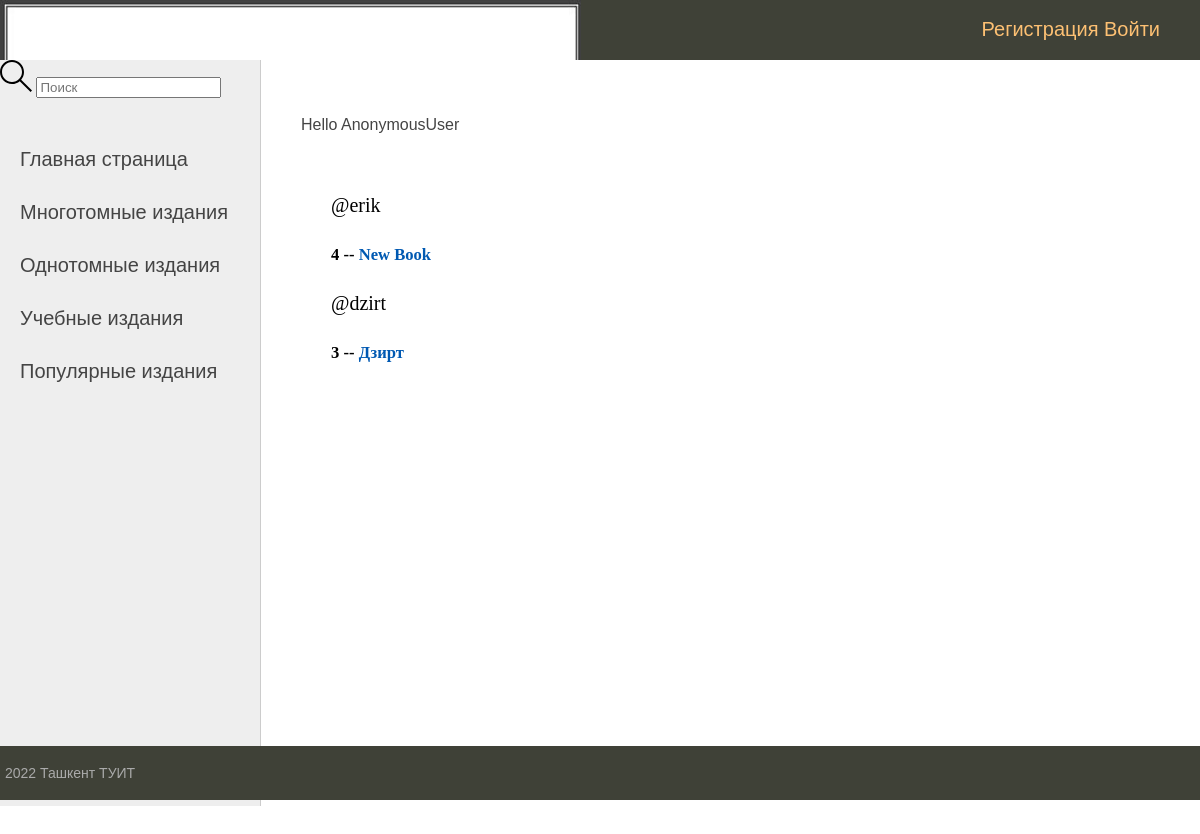
/home/, run on the app's committed database.
### school/models.py (models this page shows, shortened)
class Category(models.Model):
    name = models.CharField(max_length=100, db_index=True)
    slug = models.SlugField(max_length=255, unique=True,
                            db_index=True, verbose_name="URL")
    class Meta:
        verbose_name = 'Школьная бибилиотека'
        verbose_name_plural = 'Электронный каталог'

class Room(models.Model):
    host = models.ForeignKey(User,
                             on_delete=models.CASCADE, null=True)
    topic = models.ForeignKey(
        Topic, on_delete=models.SET_NULL, null=True)
    name = models.CharField(max_length=200, verbose_name='Name')
    description = models.TextField(
        null=True, blank=True, verbose_name='Description')
    participants = models.ManyToManyField(
        User, related_name='participants', blank=True)
    updated = models.DateTimeField(auto_now=True, verbose_name='')
    created = models.DateTimeField(auto_now_add=True)
    class Meta:
        ordering = ['-updated', '-created']

### school/views.py (the view)
# urls.py: path('home/', views.home, name='hom'),
def home(request):
    rooms = Room.objects.all()
    context = {'rooms': rooms}
    return render(request, 'school/home_old.html', context)

### school/templatetags/school_tags.py (called while the page is built)
@register.inclusion_tag("school/list_categories.html")
def show_categories(sort=None, year_selected=0):
    if not sort:
        years = Category.objects.all()
    else:
        years = Category.objects.order_by(sort)
    return {"years": years, "year_selected": year_selected}

### school/templates/school/home_old.html
{% extends 'school/base.html' %}
{% block content %}
<div class="room-container">
    <div>
        {% for room in rooms%}
        <div>
            <span>@{{room.host.username}}</span>
            <h5>{{room.id}} -- <a href="{% url 'room' room.id %}">{{room.name}}</a></h5>
        </div>
        {% endfor %}
    </div>
</div>
{% endblock content %}

### school/templates/school/list_categories.html
{% for y in years %}
{% if y.pk == year_selected %}
<li class="selected"> {{y.name}}</li>
{% else %}
<li> <a href="{% url 'category' y.pk %}"> {{y.name}} </a> </li>
{% endif %}
{% endfor %}

### school/templates/school/static/school/css/style.css (style rules this page uses)
html, body { font-family: 'Arial'; margin: 0; padding: 0; height: 100%; width: 100%; color: #444; }
a { color: #0059b2; text-decoration: none; }
.left-chapters ul li { margin: 30px 0 0 0; color: #999; }
.left-chapters ul li a { color: #444; text-decoration: none; }

### school/templates/school/base.html (style rules this page uses)
a { color: #0059b2; text-decoration: none; }
.left-chapters ul li { margin: 30px 0 0 0; color: #999; }
.left-chapters ul li a { color: #444; text-decoration: none; }

### data on the page
Category: name "Многотомные издания"
Category: name "Однотомные издания"
Category: name "Учебные издания"
Category: name "Популярные издания"
Room: host.username "erik", id "4", name "New Book"
Room: host.username "dzirt", id "3", name "Дзирт"

### other printed values
{{ request.user }} "AnonymousUser"
